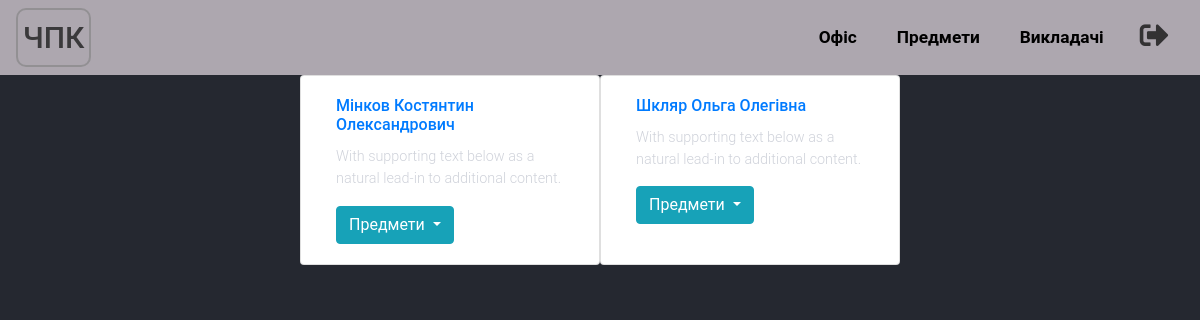
The page /teacher/ (signed in) on the database as committed earlier.
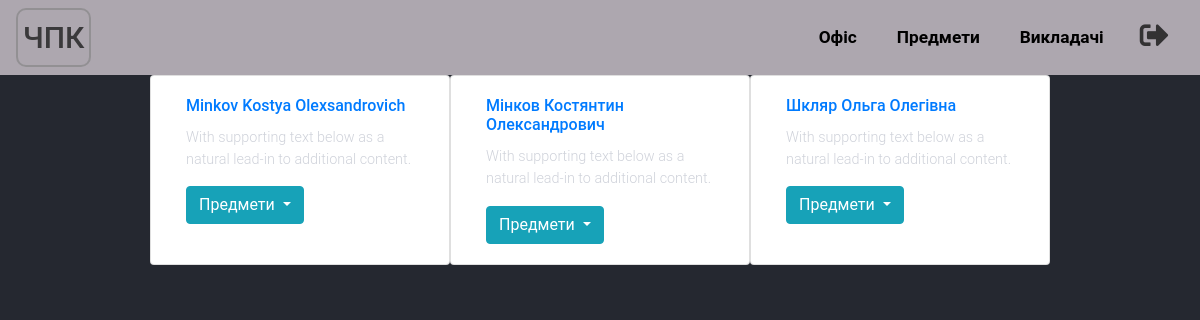
The same page on the database as committed later.
### office/models.py (models this page shows, shortened)
class Teacher(models.Model):
    profile = models.OneToOneField(Profile, on_delete=models.CASCADE)
    subjects = models.ManyToManyField(Subject, blank=True)
    files = models.ManyToManyField(Files, blank=True)
    def get_absolute_url(self):
        return '/teacher/{}/'.format(self.profile.user.username)

### authorization/models.py (models this page shows, shortened)
class Profile(models.Model):
    user = models.OneToOneField(User, on_delete=models.CASCADE)
    name = models.CharField(max_length=100, blank=True, verbose_name="Ім'я")
    surname = models.CharField(max_length=100, blank=True, verbose_name="Прізвище")
    last_name = models.CharField(max_length=100, blank=True, verbose_name="По батькові")
    TYPE_OF_ACCESS = (
        ("student", 'Студент'),
        ("teacher", 'Викладач'),
    )
    access_profile = models.CharField(max_length=10, blank=True, choices=TYPE_OF_ACCESS)
    birth_date = models.DateField(null=True, blank=True, verbose_name="Дата народження")

### teacher/views.py (the view)
# urls.py: path("", TeacherIndex.as_view(), name="teacher_index"),
class TeacherIndex(LoginRequiredMixin, View):
    login_url = '/auth/login/'
    redirect_field_name = ''
    def get(self, request):
        teachers = get_list_or_404(Teacher.objects.order_by('profile__name'))
        return render(request, 'public_teacher/index.html', context={
            "teachers": teachers,
        })

### office/models.py (called while the page is built)
    def __str__(self):
        return "Група - {}".format(self.number)

    def get_absolute_url(self):
        return "/subject/{}/".format(self.slug)

### templates/public_teacher/index.html (shortened to what this page needs)
{% extends 'public_teacher/base.html' %}
{% block content %}
    <div class="container-fluid">
        <div class="row justify-content-center">
            {% for teacher in teachers %}
                <div class="card w-25 col-10 col-sm-6 col-md-4 col-xl-3 ">
                    <div class="card-body">
                        <h6 class="card-title"><a href="{{ teacher.get_absolute_url }}">
                            {{ teacher.profile.surname }} {{ teacher.profile.name }} {{ teacher.profile.last_name }}
                        </a>
                        </h6>
                        <p class="card-text">With supporting text below as a natural lead-in to additional content.</p>
                        <div class="dropdown">
                            <button class="btn btn-info dropdown-toggle" type="button" id="dropdownMenuButton{{ teacher.id }}"
                                    data-toggle="dropdown" aria-haspopup="true" aria-expanded="false">
                                Предмети
                            </button>
                        </div>
                    </div>
                </div>
            {% endfor %}
        </div>
    </div>
{% endblock content %}

Rows that differ between the two databases and show on the page:
added Teacher: profile.surname "Minkov", profile.name "Kostya", profile.last_name "Olexsandrovich"
